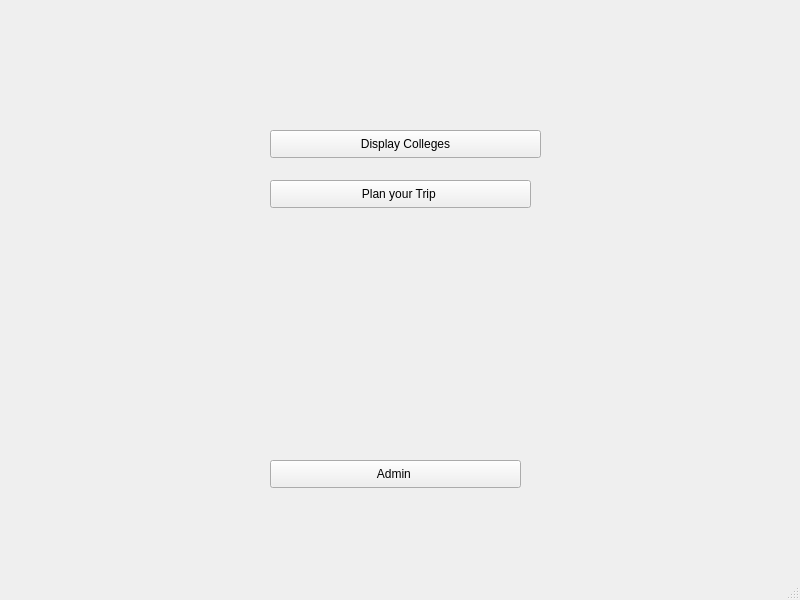
<?xml version="1.0" encoding="UTF-8"?>
<ui version="4.0">
 <class>CollegeTour</class>
 <widget class="QMainWindow" name="CollegeTour">
  <property name="geometry">
   <rect>
    <x>0</x>
    <y>0</y>
    <width>800</width>
    <height>600</height>
   </rect>
  </property>
  <property name="windowTitle">
   <string>CollegeTour</string>
  </property>
  <widget class="QWidget" name="centralwidget">
   <widget class="QPushButton" name="displayCollegeButton">
    <property name="geometry">
     <rect>
      <x>270</x>
      <y>130</y>
      <width>271</width>
      <height>28</height>
     </rect>
    </property>
    <property name="text">
     <string>Display Colleges</string>
    </property>
   </widget>
   <widget class="QPushButton" name="planYourTripButton">
    <property name="geometry">
     <rect>
      <x>270</x>
      <y>180</y>
      <width>261</width>
      <height>28</height>
     </rect>
    </property>
    <property name="text">
     <string>Plan your Trip </string>
    </property>
   </widget>
   <widget class="QPushButton" name="pushButton_2">
    <property name="geometry">
     <rect>
      <x>270</x>
      <y>460</y>
      <width>251</width>
      <height>28</height>
     </rect>
    </property>
    <property name="text">
     <string>Admin </string>
    </property>
   </widget>
   <widget class="QLabel" name="label">
    <property name="geometry">
     <rect>
      <x>280</x>
      <y>280</y>
      <width>321</width>
      <height>91</height>
     </rect>
    </property>
    <property name="text">
     <string/>
    </property>
   </widget>
  </widget>
  <widget class="QMenuBar" name="menubar">
   <property name="geometry">
    <rect>
     <x>0</x>
     <y>0</y>
     <width>800</width>
     <height>22</height>
    </rect>
   </property>
  </widget>
  <widget class="QStatusBar" name="statusbar"/>
 </widget>
 <resources/>
 <connections/>
</ui>
